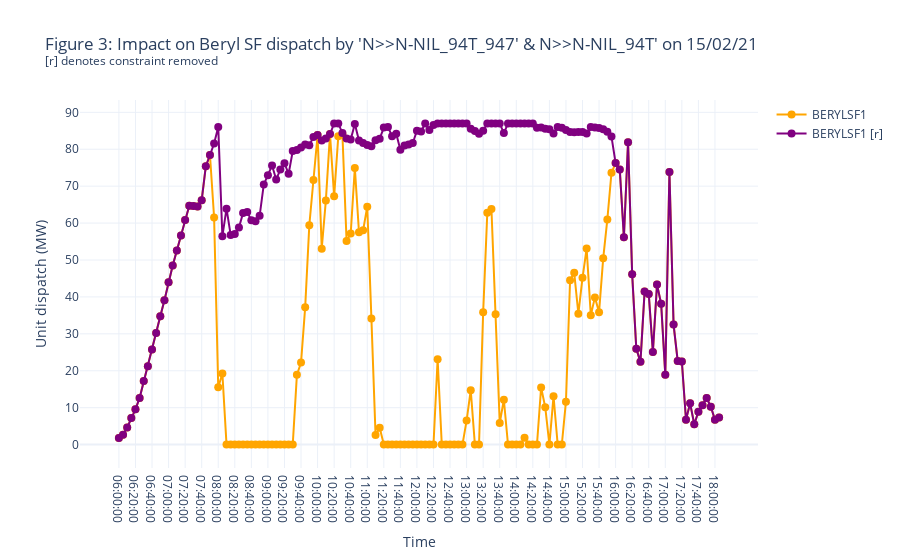

Notebook source saved alongside this figure:
### Markdown cell above
---
### D2. Impact to specific units
Based on the previous example from a single dispatch interval, it was found that the constraint had a signficant impact on Beryl Solar Farm. The mappings have been omitted here but nonetheless, we shall dive deeper into Beryl SF.

### Code cell
fig3 = go.Figure()
fig3.add_trace(go.Scatter(x=timeaxis, y=unit_dispatch[unit_dispatch['unit'] == 'BERYLSF1']['dispatch'], name='BERYLSF1', mode='lines+markers',
                         marker_size=8, marker_symbol='circle',line_color='orange'))
fig3.add_trace(go.Scatter(x=timeaxis, y=unit_dispatch_r[unit_dispatch_r['unit'] == 'BERYLSF1']['dispatch'], name='BERYLSF1 [r]', mode='lines+markers',
                         marker_size=8, marker_symbol='circle',line_color='purple'))
fig3.update_xaxes(title="Time")
fig3.update_yaxes(title="Unit dispatch (MW)")
fig3.update_layout(title="Figure 3: Impact on Beryl SF dispatch by 'N>>N-NIL_94T_947' & N>>N-NIL_94T' on 15/02/21<br><sup>[r] denotes constraint removed</sup>",
                  template="plotly_white")
fig3.show()

### Figure 1 — Plotly figure (JSON) as saved in the notebook; plotly's stock layout.template omitted (floating-point values rounded to 4 significant figures; data arrays with more than 128 entries replaced by an {"elided": "..."} marker saying what was removed)
{"data": [{"line": {"color": "orange"}, "marker": {"size": 8, "symbol": "circle"}, "mode": "lines+markers", "name": "BERYLSF1", "type": "scatter", "x": {"elided": "146 str values"}, "y": {"elided": "146 float values"}}, {"line": {"color": "purple"}, "marker": {"size": 8, "symbol": "circle"}, "mode": "lines+markers", "name": "BERYLSF1 [r]", "type": "scatter", "x": {"elided": "146 str values"}, "y": {"elided": "146 float values"}}], "layout": {"title": {"text": "Figure 3: Impact on Beryl SF dispatch by 'N>>N-NIL_94T_947' & N>>N-NIL_94T' on 15/02/21<br><sup>[r] denotes constraint removed</sup>"}, "xaxis": {"title": {"text": "Time"}}, "yaxis": {"title": {"text": "Unit dispatch (MW)"}}}}
